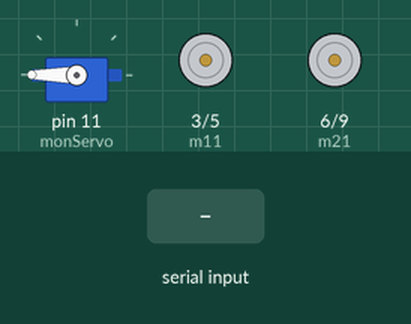
Recording of a sketch running on a simulated Arduino Uno, built with avr-gcc and run on an emulated ATmega328P. On the bench: servo, motor-driver pin pairs drawn as motors (green arrow = first pin HIGH = forward, orange = second pin HIGH = backward, longer = more drive). The test bench sets the inputs (shaded band).

Above: at 1.2 s.
1.3 s: "O" received over Serial
4.3 s: "A" received over Serial
At 6.4 s:
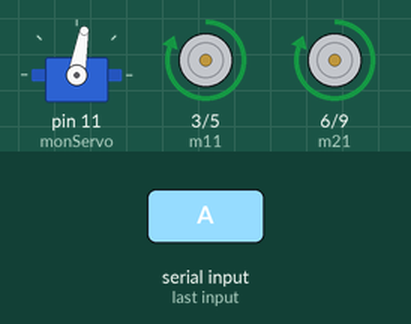
6.8 s: "F" received over Serial
9.8 s: "R" received over Serial
At 11.8 s:
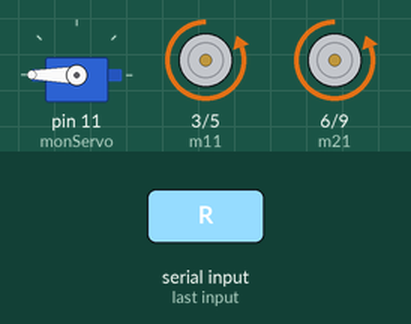
12.3 s: "D" received over Serial
At 13.3 s:
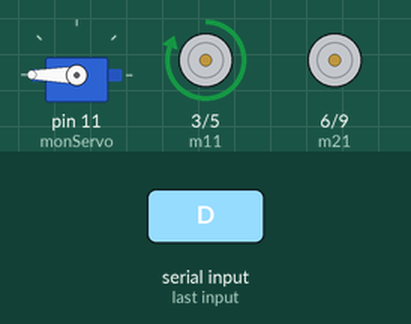
13.8 s: "G" received over Serial
At 14.4 s:
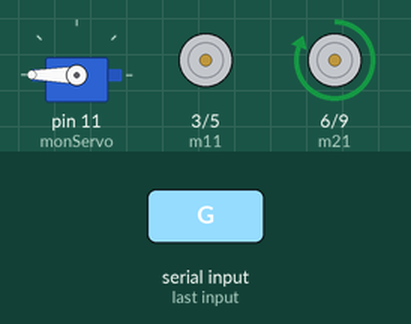
Timing chart, 0 to 16.3 s (numbered marks = the images above; inputs shaded):
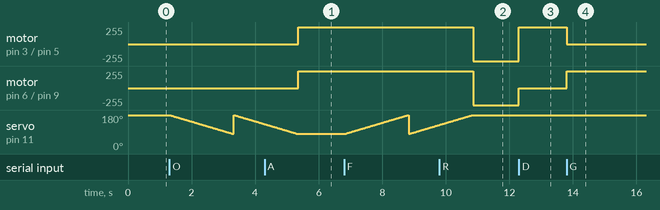

Measured:
- after the input at 4.3 s, motor on pin 3 (m11) / pin 5 (m12), motor on pin 6 (m21) / pin 9 (m22): stopped → forward 255/255 after 1.1 s; servo on pin 11 (monServo): goes on until 5.3 s, then stays 80°
- after the input at 9.8 s, motor on pin 3 (m11) / pin 5 (m12), motor on pin 6 (m21) / pin 9 (m22): forward 255/255 → backward 255/255 after 1.1 s; servo on pin 11 (monServo): goes on until 10.8 s, then stays 180°
- after the input at 12.3 s, motor on pin 3 (m11) / pin 5 (m12): backward 255/255 → forward 255/255 at once; motor on pin 6 (m21) / pin 9 (m22): backward 255/255 → stopped at once
- after the input at 13.8 s, motor on pin 3 (m11) / pin 5 (m12): forward 255/255 → stopped at once; motor on pin 6 (m21) / pin 9 (m22): stopped → forward 255/255 at once

The sketch:

attaque.ino
```cpp
#include<Servo.h>
#include <SoftwareSerial.h>
char module;
const int maxspeed = 255;
const int m11  = 3;
const int m12  = 5;
const int m21  = 6;
const int m22  = 9;
Servo monServo;
int posServo=180;
void setup() {
monServo.attach(11);
monServo.write(posServo);
Serial.begin(9600);
pinMode(m11, OUTPUT);
pinMode(m12, OUTPUT);
pinMode(m21, OUTPUT);
pinMode(m22, OUTPUT);
}

void loop() {
if (Serial.available()>0)
   {module=Serial.read();}
if (module == 'O')
{
  for (posServo =180 ; posServo >= 80 ; posServo --)
  {
    monServo.write(posServo);
  delay(20);
  }
}
else if (module == 'F')
{
  for (posServo =80 ; posServo <=180 ; posServo ++)
  {
    monServo.write(posServo);
    delay(20);
  }
}
if (module == 'A')
{
  analogWrite(m11, maxspeed); analogWrite(m12, 0);
        analogWrite(m21, maxspeed);      analogWrite(m22, 0);
}
else if (module == 'R')
{
  analogWrite(m11, 0); analogWrite(m12, maxspeed);
        analogWrite(m21, 0);      analogWrite(m22, maxspeed);
}

else if (module == 'S')
{analogWrite(m11, 0); analogWrite(m12, 0);
        analogWrite(m21, 0);      analogWrite(m22, 0);
}
else if (module == 'D')
{
  analogWrite(m11, maxspeed); analogWrite(m12, 0);
        analogWrite(m21, 0);      analogWrite(m22, 0);
}
else if (module == 'G')
{
  analogWrite(m11, 0); analogWrite(m12, 0);
        analogWrite(m21, maxspeed);      analogWrite(m22, 0);
}
else if (module == 'C')
{
  analogWrite(m11, 0); analogWrite(m12, maxspeed);
        analogWrite(m21, 0);      analogWrite(m22, 0);
}
else if (module == 'W')
{
  analogWrite(m11, 0); analogWrite(m12, 0);
        analogWrite(m21, 0);      analogWrite(m22, maxspeed);
}
}
```
